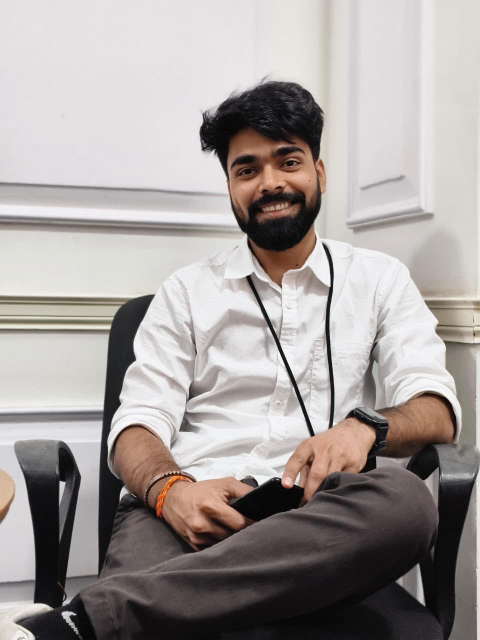
#> input picture Object_Detection/hemant_photo.jpg, 960 x 1280 px, found by its file name (shown at 1/2 size)
$ python hog_svm_model.py
#> lines starting #> are read from the running program, lines starting #| are printed output that depends on the picture
import numpy as np
import matplotlib.pyplot as plt

from skimage.io import imread
from skimage.transform import resize
from skimage.feature import hog
from skimage import exposure
from skimage import data, color, transform

from sklearn.datasets import fetch_lfw_people
from sklearn.feature_extraction.image import PatchExtractor
from sklearn.model_selection import GridSearchCV, train_test_split
from sklearn.pipeline import Pipeline
from sklearn.preprocessing import StandardScaler
from sklearn.svm import LinearSVC
from sklearn.metrics import classification_report


# -----------------------------
# 1) HOG on your own image (visualization only)
# -----------------------------
img = imread("/home/labuser/Downloads/CV_OPENCV/Object_Detection/hemant_photo.jpg")
#> img is the input picture: shape (1280, 960, 3); mean R, G, B 164.3, 158.3, 156
print("Original image shape:", img.shape)
#| Original image shape: (1280, 960, 3)

plt.figure(figsize=(6,4))
plt.imshow(img)
plt.title("Original")
plt.axis("off")
plt.show()

img_resized = resize(img, (128, 64), anti_aliasing=True)
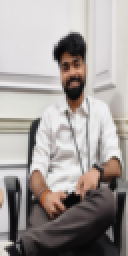
#> img_resized: shape (128, 64, 3) float64 (shown 2 times larger); mean R, G, B 0.644, 0.621, 0.612
print("Resized image shape:", img_resized.shape)
#| Resized image shape: (128, 64, 3)

fd, hog_img = hog(
    img_resized,
    orientations=9,
    pixels_per_cell=(8, 8),
    cells_per_block=(2, 2),
    visualize=True,
    channel_axis=-1,          # RGB channels are last axis
    block_norm="L2-Hys",
    transform_sqrt=True,
    feature_vector=True
)
#> fd = 3780 values, max 0.703 at index 1264, min 0 at index 16, mean 0.117

print("HOG fd length:", len(fd))
#| HOG fd length: 3780

plt.figure(figsize=(6,4))
plt.imshow(exposure.rescale_intensity(hog_img), cmap="gray")
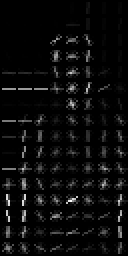
#> hog_img: shape (128, 64) float64 (shown 2 times larger); min 0, max 0.231, mean 0.0103; drawn with min black and max white
plt.title("HOG visualization (hog_img)")
plt.axis("off")
plt.show()
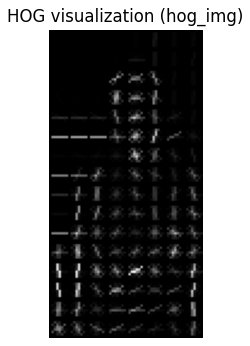
#> figure drawn by matplotlib, 1 panel


# -----------------------------
# 2) Prepare training data: positives (faces) + negatives (random patches)
# -----------------------------
# Positive patches: LFW faces (grayscale already)
#> (the run stopped early here; a loop or call above may not have finished)
